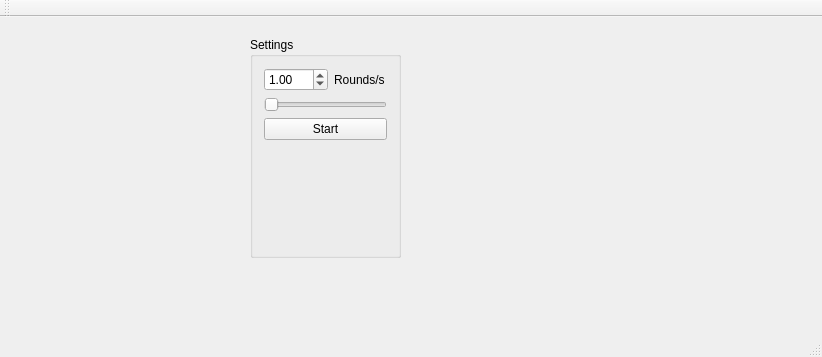
<?xml version="1.0" encoding="UTF-8"?>
<ui version="4.0">
 <class>MainWindow</class>
 <widget class="QMainWindow" name="MainWindow">
  <property name="geometry">
   <rect>
    <x>0</x>
    <y>0</y>
    <width>822</width>
    <height>357</height>
   </rect>
  </property>
  <property name="windowTitle">
   <string>Game of life</string>
  </property>
  <widget class="QWidget" name="centralWidget">
   <widget class="QGroupBox" name="groupBox">
    <property name="geometry">
     <rect>
      <x>250</x>
      <y>20</y>
      <width>151</width>
      <height>221</height>
     </rect>
    </property>
    <property name="sizePolicy">
     <sizepolicy hsizetype="Minimum" vsizetype="Preferred">
      <horstretch>0</horstretch>
      <verstretch>0</verstretch>
     </sizepolicy>
    </property>
    <property name="title">
     <string>Settings</string>
    </property>
    <layout class="QGridLayout" name="gridLayout">
     <item row="0" column="1">
      <widget class="QLabel" name="label">
       <property name="text">
        <string>Rounds/s</string>
       </property>
      </widget>
     </item>
     <item row="1" column="0" colspan="2">
      <widget class="QSlider" name="horizontalSlider">
       <property name="minimum">
        <number>1</number>
       </property>
       <property name="maximum">
        <number>1000</number>
       </property>
       <property name="orientation">
        <enum>Qt::Horizontal</enum>
       </property>
      </widget>
     </item>
     <item row="0" column="0">
      <widget class="QDoubleSpinBox" name="doubleSpinBox">
       <property name="minimum">
        <double>0.010000000000000</double>
       </property>
       <property name="maximum">
        <double>240.000000000000000</double>
       </property>
       <property name="value">
        <double>1.000000000000000</double>
       </property>
      </widget>
     </item>
     <item row="3" column="0" colspan="2">
      <spacer name="verticalSpacer">
       <property name="orientation">
        <enum>Qt::Vertical</enum>
       </property>
       <property name="sizeHint" stdset="0">
        <size>
         <width>20</width>
         <height>40</height>
        </size>
       </property>
      </spacer>
     </item>
     <item row="2" column="0" colspan="2">
      <widget class="QPushButton" name="startButton">
       <property name="text">
        <string>Start</string>
       </property>
      </widget>
     </item>
    </layout>
   </widget>
  </widget>
  <widget class="QMenuBar" name="menuBar">
   <property name="geometry">
    <rect>
     <x>0</x>
     <y>0</y>
     <width>822</width>
     <height>21</height>
    </rect>
   </property>
  </widget>
  <widget class="QToolBar" name="mainToolBar">
   <attribute name="toolBarArea">
    <enum>TopToolBarArea</enum>
   </attribute>
   <attribute name="toolBarBreak">
    <bool>false</bool>
   </attribute>
  </widget>
  <widget class="QStatusBar" name="statusBar"/>
 </widget>
 <layoutdefault spacing="6" margin="11"/>
 <resources/>
 <connections/>
</ui>
